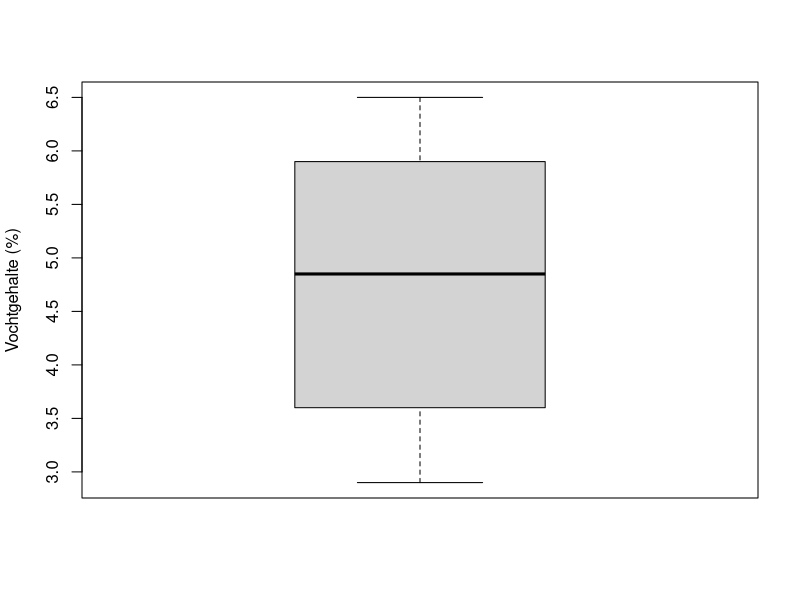
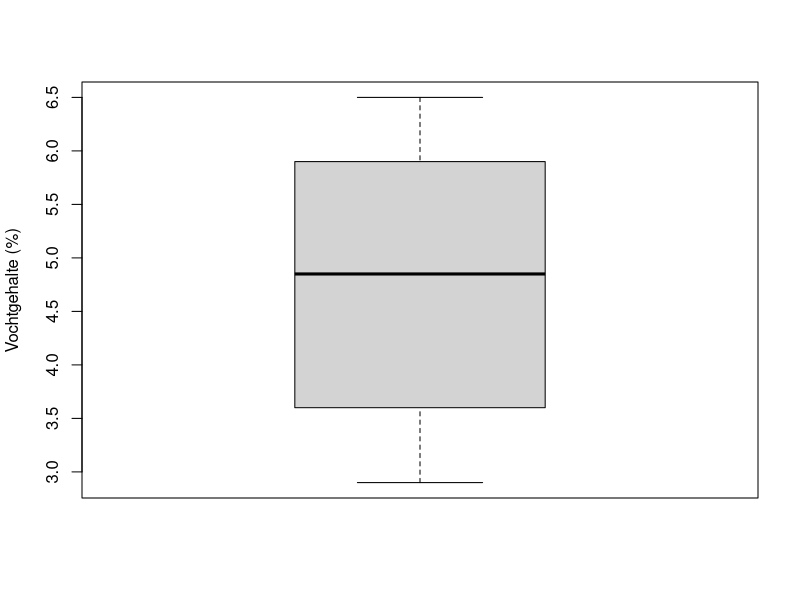
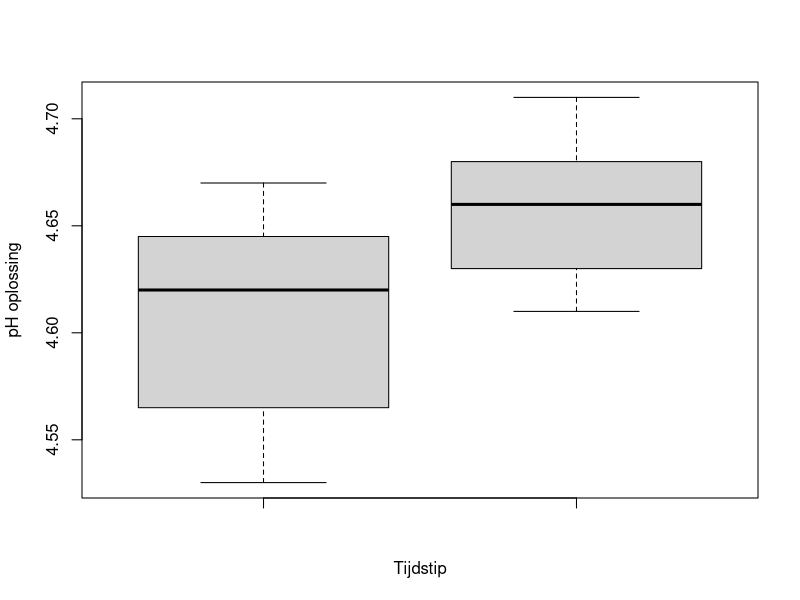
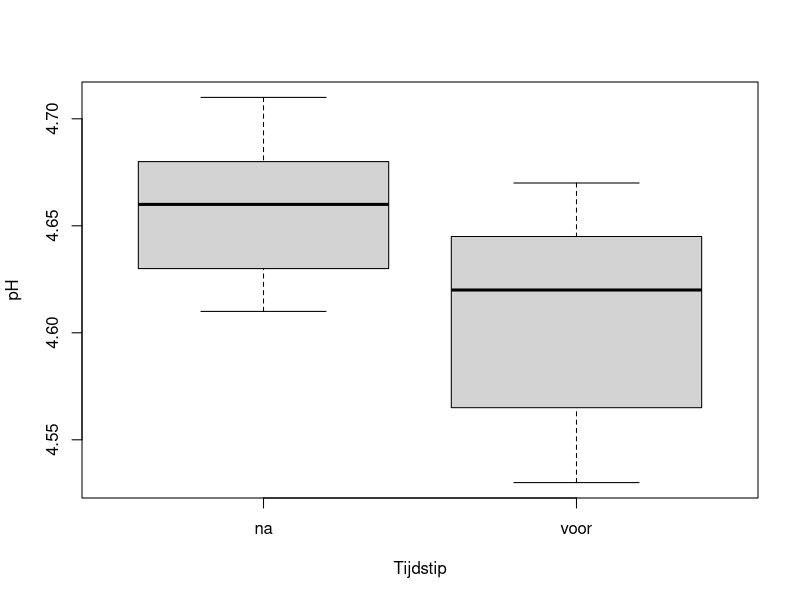
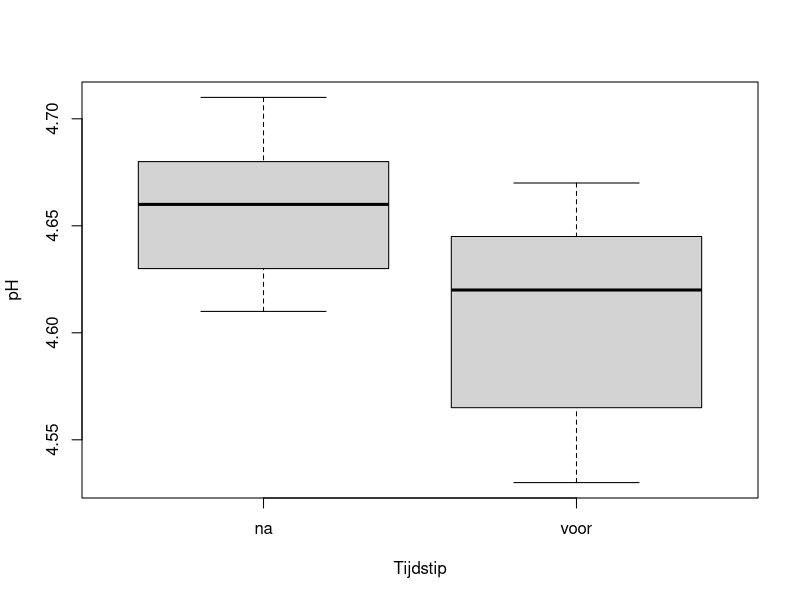
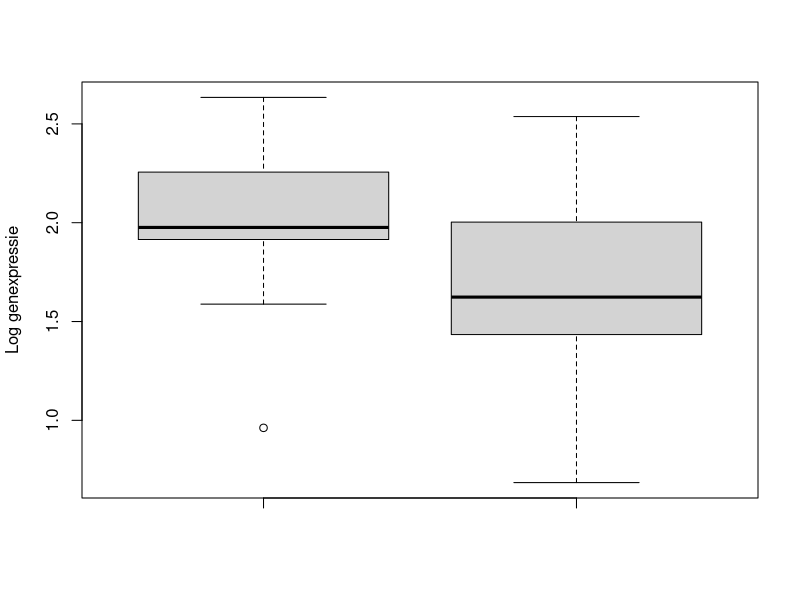
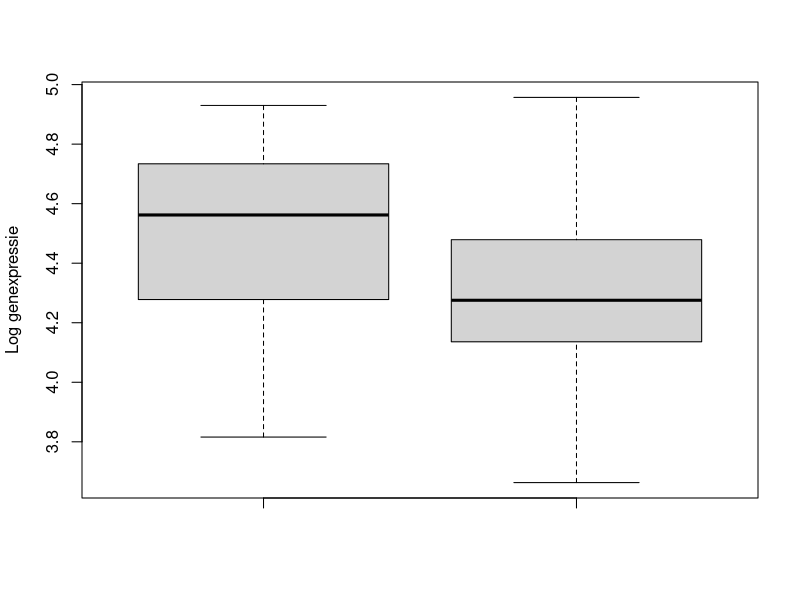

Reproduce these figures in R, in order.
## ---- chunk 1
y <- c(2.9, 3.5, 6.5, 4.8, 4.9, 6.3, 5.2, 4.7, 3.6, 5.9)
## ---- chunk 2
boxplot(y, ylab="Vochtgehalte (%)")
n <- length(y)
cat("n = ",n," metingen\n")
## ---- chunk 3
t.test(y, mu =4.5, alternative = "two.sided")
## ---- chunk 4
t.test(y, mu =4.5, alternative = "greater")
## ---- chunk 5
t.test(y, mu =4.5, alternative = "less")
## ---- chunk 6
y <- c(2.9, 3.5, 6.5, 4.8, 4.9, 6.3, 5.2, 4.7, 3.6, 5.9,
       2.9, 3.5, 6.5, 4.8, 4.9, 6.3, 5.2, 4.7, 3.6, 5.9,
       2.9, 3.5, 6.5, 4.8, 4.9, 6.3, 5.2, 4.7, 3.6, 5.9,
       2.9, 3.5, 6.5, 4.8, 4.9, 6.3, 5.2, 4.7, 3.6, 5.9)
## ---- chunk 7
boxplot(y, ylab="Vochtgehalte (%)")
n <- length(y)
cat("n = ",n," metingen\n")
## ---- chunk 8
t.test(y, mu = 4.5, alternative = "two.sided")
## ---- chunk 9
t.test(y, mu = 4.5, alternative = "greater")
## ---- chunk 10
t.test(y, mu = 4.5, alternative = "less")
## ---- chunk 11
y <- c(2.9, 3.5, 6.5, 4.8, 4.9, 6.3, 5.2, 4.7, 3.6, 5.9)
## ---- chunk 12
n <- length(y)
res <- t.test(y, mu = 4.5, alternative = "greater")
t <- res$statistic
d <- t/sqrt(n)
p <- res$p.value

cat("Aantal metingen:       n = ",n,"\n")
cat("t-waarde toets:        t = ",t,"\n")
cat("p-waarde toets:        p = ",p,"\n")
cat("Effectsterkte: Cohen's d = ",d,"\n")
## ---- chunk 13
y <- c(2.9, 3.5, 6.5, 4.8, 4.9, 6.3, 5.2, 4.7, 3.6, 5.9,
       2.9, 3.5, 6.5, 4.8, 4.9, 6.3, 5.2, 4.7, 3.6, 5.9,
       2.9, 3.5, 6.5, 4.8, 4.9, 6.3, 5.2, 4.7, 3.6, 5.9,
       2.9, 3.5, 6.5, 4.8, 4.9, 6.3, 5.2, 4.7, 3.6, 5.9)
## ---- chunk 14
n <- length(y)
res <- t.test(y, mu = 4.5, alternative = "greater")
t <- res$statistic
d <- t/sqrt(n)
p <- res$p.value

cat("Aantal metingen:       n = ",n,"\n")
cat("t-waarde toets:        t = ",t,"\n")
cat("p-waarde toets:        p = ",p,"\n")
cat("Effectsterkte: Cohen's d = ",d,"\n")
## ---- chunk 15
y.voor <- c(4.54, 4.67, 4.53, 4.59, 4.64, 4.62, 4.65)
y.na <- c(4.67, 4.61, 4.68, 4.71, 4.65, 4.63)
## ---- chunk 16
boxplot(y.voor, y.na, ylab = "pH oplossing", xlab = "Tijdstip")
## ---- chunk 17
t.test(y.voor, y.na)
## ---- chunk 18
t.test(y.voor, y.na, alternative = "less")
## ---- chunk 19
t.test(y.voor, y.na, alternative = "greater")
## ---- chunk 20
res <- t.test(y.voor, y.na)
t <- res$statistic 
n.1 <- length(y.voor) 
n.2 <- length(y.na) 
d <- abs(t)*sqrt(1/n.1 + 1/n.2) 
names(d) <- "Cohen's d.av"
cat("Effectsterkte d.av = ",d,"\n")
## ---- chunk 21
pH <- c(y.voor, y.na)
group <- c(rep("voor", length(y.voor)), 
           rep("na", length(y.na))) 
pH.data <- data.frame(pH = pH,
                      groep = group)
## ---- chunk 22
str(group)
## ---- chunk 23
pH.data$pH
## ---- chunk 24
pH.data$groep
## ---- chunk 25
str(pH.data$groep)
## ---- chunk 26
boxplot(pH.data$pH ~ pH.data$groep, ylab = "pH", xlab = "Tijdstip")
## ---- chunk 27
boxplot(pH ~ groep, data = pH.data, ylab = "pH", xlab = "Tijdstip")
## ---- chunk 28
t.test(pH ~ groep, data = pH.data, alternative = "two.sided")
## ---- chunk 29

## ---- chunk 30

## ---- chunk 31
y.ziek <- c(1.942, 1.893, 2.313, 2.340, 2.178, 2.300, 2.212, 1.908, 0.962, 1.922, 1.927, 
            1.976, 2.137, 1.588, 2.634)
y.gezond <- c(1.434, 2.448, 2.003, 2.453, 1.721, 1.701, 1.593, 1.549, 1.654, 2.043, 1.563,
              0.926, 0.685, 1.494, 2.537, 1.181, 1.021, 1.734)
## ---- chunk 32
boxplot(y.ziek, y.gezond, ylab="Log genexpressie")
## ---- chunk 33
t.test(y.ziek, y.gezond)
## ---- chunk 34
res <- t.test(y.ziek, y.gezond)
t <- res$statistic 
n.1 <- length(y.ziek) 
n.2 <- length(y.gezond) 
d <- abs(t)*sqrt(1/n.1 + 1/n.2) 
names(d) <- "Cohen's d.av"
d
## ---- chunk 35
y.ziek <- c(4.439, 4.457, 4.076, 4.396, 4.278, 3.816, 4.110, 4.930, 4.734, 4.573, 4.609, 
            4.787, 4.551, 4.820, 4.053, 4.648, 4.884, 4.666)
y.gezond <- c(4.846, 4.455, 4.136, 4.201, 4.217, 4.100, 3.663, 4.152, 4.425, 4.274, 3.947,
              4.957, 4.309, 4.111, 4.277, 4.479, 4.759, 4.650)
## ---- chunk 36
boxplot(y.ziek, y.gezond, ylab="Log genexpressie")
## ---- chunk 37
t.test(y.ziek, y.gezond, alternative = "greater")
## ---- chunk 38
res <- t.test(y.ziek, y.gezond, alternative = "greater")
t <- res$statistic 
n.1 <- length(y.ziek) 
n.2 <- length(y.gezond) 
d <- t*sqrt(1/n.1 + 1/n.2)
names(d) <- "Cohen's d.av"
d
